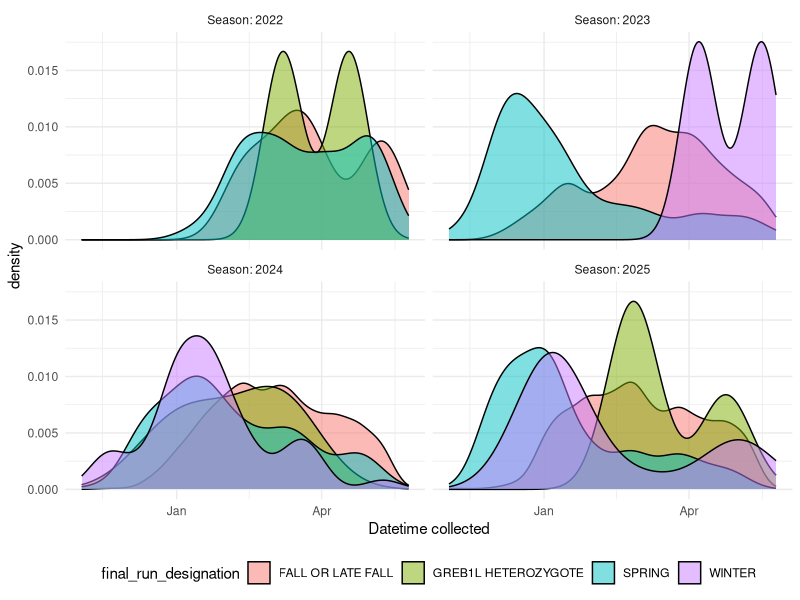

Source code (R):
library(tidyverse)

test <- read_csv("data-raw/backfill/results/genetics_query_for_dashboard_2022-2025_2026-01-28.csv") |>
  mutate(season = substr(sample_id, 4, 5))

# only 4 run names should exist
test |>
  distinct(final_run_designation)

# check for high numbers of unknowns
test |>
  group_by(season, final_run_designation) |>
  tally()

# test for gt seq results vs. sherlock results
test |>
  mutate(has_gtseq = ifelse(is.na(pop_structure_id), F, T),
         has_shlk = ifelse(is.na(shlk_run_designation), F, T)) |>
  group_by(season, has_gtseq, has_shlk) |>
  tally() |>
  ungroup()

test |>
  mutate(fake_year = ifelse(month(datetime_collected) %in% 10:12, 1970, 1971),
         fake_date = as.Date(paste0(fake_year, "-", month(datetime_collected), "-", day(datetime_collected))),
         season = as.factor(paste0("Season: 20", substr(sample_id, 4, 5)))) |>
  ggplot(aes(x = fake_date, fill = final_run_designation)) +
  geom_density(alpha = 0.5) +
  facet_wrap(~season) +
  theme_minimal() +
  labs(x = "Datetime collected") +
  theme(legend.position = "bottom")

test |>
  mutate(season = substr(sample_id, 4, 5)) |>
  distinct(season, final_run_designation,
           gtseq_chr28_geno, pop_structure_id,
           shlk_chr28_genotype,
           shlk_chr16_genotype, shlk_run_designation
           ) |>
  arrange(season, final_run_designation) |>
  View()

test |>
  mutate(season = substr(sample_id, 4, 5)) |>
  filter(final_run_designation == "GREB1L HETEROZYGOTE") |>
  distinct(season, final_run_designation,
           gtseq_chr28_geno, pop_structure_id,
           shlk_chr28_genotype,
           shlk_chr16_genotype, shlk_run_designation,
           cv_fall, cv_late_fall, cv_spring, cv_winter) |>
  arrange(season, final_run_designation) |>
  View()
